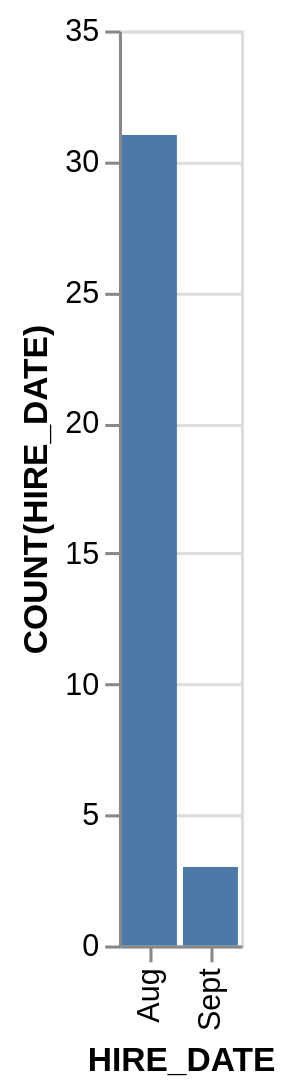

Specify this chart in Vega-Lite:
### Vega-Lite specification from a JSON file in a GitHub repository (floating-point values rounded to 4 significant figures)
{"data": {"values": [{"x_data": "Aug", "y_data": 31}, {"x_data": "Sept", "y_data": 3}]}, "mark": "bar", "encoding": {"x": {"field": "x_data", "type": "nominal", "title": "HIRE_DATE", "sort": {"op": "sum", "field": "y_data", "order": "descending"}}, "y": {"field": "y_data", "type": "quantitative", "title": "COUNT(HIRE_DATE)"}}}
